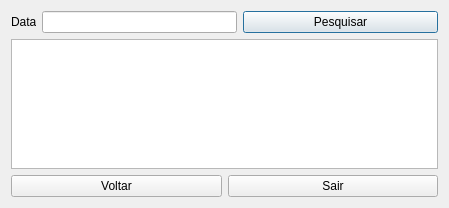
<?xml version="1.0" encoding="UTF-8"?>
<ui version="4.0">
 <class>Historico</class>
 <widget class="QDialog" name="Historico">
  <property name="geometry">
   <rect>
    <x>0</x>
    <y>0</y>
    <width>449</width>
    <height>208</height>
   </rect>
  </property>
  <property name="windowTitle">
   <string>Historico de vendas</string>
  </property>
  <layout class="QGridLayout" name="gridLayout">
   <item row="0" column="0">
    <layout class="QHBoxLayout" name="horizontalLayout">
     <item>
      <widget class="QLabel" name="label">
       <property name="maximumSize">
        <size>
         <width>25</width>
         <height>25</height>
        </size>
       </property>
       <property name="text">
        <string>Data:</string>
       </property>
      </widget>
     </item>
     <item>
      <widget class="QLineEdit" name="txt_Busca">
       <property name="sizePolicy">
        <sizepolicy hsizetype="Preferred" vsizetype="Fixed">
         <horstretch>0</horstretch>
         <verstretch>0</verstretch>
        </sizepolicy>
       </property>
       <property name="placeholderText">
        <string/>
       </property>
      </widget>
     </item>
     <item>
      <widget class="QPushButton" name="Btn_Pesquisar">
       <property name="text">
        <string>Pesquisar</string>
       </property>
       <property name="icon">
        <iconset resource="img.qrc">
         <normaloff>:/imgs/imagens/Lupa_com_fundo_cropped-removebg-preview.png</normaloff>:/imgs/imagens/Lupa_com_fundo_cropped-removebg-preview.png</iconset>
       </property>
      </widget>
     </item>
    </layout>
   </item>
   <item row="2" column="0">
    <layout class="QHBoxLayout" name="horizontalLayout_2">
     <item>
      <widget class="QPushButton" name="Btn_Voltar">
       <property name="sizePolicy">
        <sizepolicy hsizetype="Preferred" vsizetype="Fixed">
         <horstretch>0</horstretch>
         <verstretch>0</verstretch>
        </sizepolicy>
       </property>
       <property name="text">
        <string>Voltar</string>
       </property>
      </widget>
     </item>
     <item>
      <widget class="QPushButton" name="Btn_Sair">
       <property name="sizePolicy">
        <sizepolicy hsizetype="Preferred" vsizetype="Fixed">
         <horstretch>0</horstretch>
         <verstretch>0</verstretch>
        </sizepolicy>
       </property>
       <property name="text">
        <string>Sair</string>
       </property>
      </widget>
     </item>
    </layout>
   </item>
   <item row="1" column="0">
    <widget class="QTableWidget" name="Tabela">
     <property name="sizePolicy">
      <sizepolicy hsizetype="Preferred" vsizetype="Expanding">
       <horstretch>0</horstretch>
       <verstretch>0</verstretch>
      </sizepolicy>
     </property>
     <attribute name="horizontalHeaderCascadingSectionResizes">
      <bool>false</bool>
     </attribute>
    </widget>
   </item>
  </layout>
 </widget>
 <resources>
  <include location="img.qrc"/>
 </resources>
 <connections/>
</ui>
